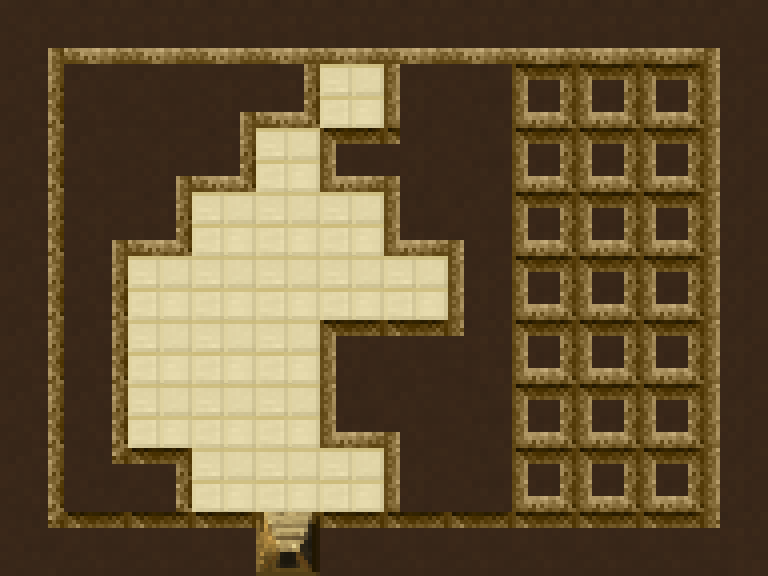

A level layout from a 2D game, rendered from its tile map. Below: a short description, then the map file with tile-grid data replaced by summaries:
An orthogonal 12x9 tile map with 64x64 px tiles, 2 tile layers (Layout, Objects).

<map version="1.0" orientation="orthogonal" renderorder="left-up" width="12" height="9" tilewidth="64" tileheight="64">
 <tileset firstgid="1" name="tiles" tilewidth="64" tileheight="64">
  <image source="tiles.png" trans="ff00ff" width="512" height="512" />
  <terraintypes>
   <terrain name="New Terrain" tile="-1" />
  </terraintypes>
  <tile id="0">
   <properties>
    <property name="collisionGroup" value="1" />
   </properties>
  </tile>
  <tile id="1">
   <properties>
    <property name="collisionGroup" value="1" />
   </properties>
  </tile>
  <tile id="2">
   <properties>
    <property name="collisionGroup" value="1" />
   </properties>
  </tile>
  <tile id="3">
   <properties>
    <property name="collisionGroup" value="1" />
   </properties>
  </tile>
  <tile id="4">
   <properties>
    <property name="collisionGroup" value="1" />
   </properties>
  </tile>
  <tile id="5">
   <properties>
    <property name="collisionGroup" value="1" />
   </properties>
  </tile>
  <tile id="6">
   <properties>
    <property name="collisionGroup" value="1" />
   </properties>
  </tile>
  <tile id="7">
   <properties>
    <property name="collisionGroup" value="1" />
   </properties>
  </tile>
  <tile id="8">
   <properties>
    <property name="collisionGroup" value="1" />
   </properties>
  </tile>
  <tile id="9">
   <properties>
    <property name="collisionGroup" value="1" />
   </properties>
  </tile>
  <tile id="10">
   <properties>
    <property name="collisionGroup" value="1" />
   </properties>
  </tile>
  <tile id="11">
   <properties>
    <property name="collisionGroup" value="1" />
   </properties>
  </tile>
  <tile id="12">
   <properties>
    <property name="collisionGroup" value="1" />
   </properties>
  </tile>
  <tile id="13">
   <properties>
    <property name="collisionGroup" value="1" />
   </properties>
  </tile>
  <tile id="14">
   <properties>
    <property name="collisionGroup" value="1" />
   </properties>
  </tile>
  <tile id="15">
   <properties>
    <property name="collisionGroup" value="1" />
   </properties>
  </tile>
  <tile id="16">
   <properties>
    <property name="collisionGroup" value="1" />
   </properties>
  </tile>
  <tile id="17">
   <properties>
    <property name="collisionGroup" value="1" />
   </properties>
  </tile>
  <tile id="18">
   <properties>
    <property name="collisionGroup" value="1" />
   </properties>
  </tile>
  <tile id="19">
   <properties>
    <property name="collisionGroup" value="1" />
   </properties>
  </tile>
  <tile id="20">
   <properties>
    <property name="collisionGroup" value="1" />
   </properties>
  </tile>
  <tile id="21">
   <properties>
    <property name="collisionGroup" value="1" />
   </properties>
  </tile>
  <tile id="22">
   <properties>
    <property name="collisionGroup" value="1" />
   </properties>
  </tile>
  <tile id="23">
   <properties>
    <property name="collisionGroup" value="1" />
   </properties>
  </tile>
  <tile id="24">
   <properties>
    <property name="collisionGroup" value="1" />
   </properties>
  </tile>
  <tile id="25">
   <properties>
    <property name="collisionGroup" value="1" />
   </properties>
  </tile>
  <tile id="26">
   <properties>
    <property name="collisionGroup" value="1" />
   </properties>
  </tile>
  <tile id="27">
   <properties>
    <property name="collisionGroup" value="1" />
   </properties>
  </tile>
  <tile id="28">
   <properties>
    <property name="collisionGroup" value="1" />
   </properties>
  </tile>
  <tile id="29">
   <properties>
    <property name="collisionGroup" value="1" />
   </properties>
  </tile>
  <tile id="30">
   <properties>
    <property name="collisionGroup" value="1" />
   </properties>
  </tile>
  <tile id="31">
   <properties>
    <property name="collisionGroup" value="1" />
   </properties>
  </tile>
  <tile id="32">
   <properties>
    <property name="collisionGroup" value="1" />
   </properties>
  </tile>
  <tile id="33">
   <properties>
    <property name="collisionGroup" value="1" />
   </properties>
  </tile>
  <tile id="34">
   <properties>
    <property name="collisionGroup" value="1" />
   </properties>
  </tile>
  <tile id="35">
   <properties>
    <property name="collisionGroup" value="1" />
   </properties>
  </tile>
  <tile id="36">
   <properties>
    <property name="collisionGroup" value="0" />
   </properties>
  </tile>
  <tile id="40">
   <properties>
    <property name="collisionGroup" value="1" />
   </properties>
  </tile>
  <tile id="41">
   <properties>
    <property name="collisionGroup" value="1" />
   </properties>
  </tile>
  <tile id="42">
   <properties>
    <property name="collisionGroup" value="1" />
   </properties>
  </tile>
  <tile id="43">
   <properties>
    <property name="collisionGroup" value="1" />
   </properties>
  </tile>
  <tile id="44">
   <properties>
    <property name="collisionGroup" value="2" />
    <property name="type" value="Exit" />
   </properties>
  </tile>
  <tile id="45">
   <properties>
    <property name="direction" value="L" />
    <property name="type" value="Bow" />
   </properties>
  </tile>
  <tile id="46">
   <properties>
    <property name="direction" value="R" />
    <property name="type" value="Bow" />
   </properties>
  </tile>
  <tile id="47">
   <properties>
    <property name="direction" value="U" />
    <property name="type" value="Bow" />
   </properties>
  </tile>
  <tile id="48">
   <properties>
    <property name="collisionGroup" value="1" />
   </properties>
  </tile>
  <tile id="49">
   <properties>
    <property name="collisionGroup" value="1" />
   </properties>
  </tile>
  <tile id="50">
   <properties>
    <property name="collisionGroup" value="1" />
   </properties>
  </tile>
  <tile id="51">
   <properties>
    <property name="collisionGroup" value="1" />
   </properties>
  </tile>
  <tile id="52">
   <properties>
    <property name="collisionGroup" value="2" />
    <property name="type" value="Exit" />
   </properties>
  </tile>
  <tile id="53">
   <properties>
    <property name="collisionGroup" value="2" />
    <property name="type" value="Exit" />
   </properties>
  </tile>
  <tile id="54">
   <properties>
    <property name="collisionGroup" value="2" />
    <property name="type" value="Exit" />
   </properties>
  </tile>
  <tile id="55">
   <properties>
    <property name="direction" value="B" />
    <property name="type" value="Bow" />
   </properties>
  </tile>
  <tile id="56">
   <properties>
    <property name="collisionGroup" value="1" />
   </properties>
  </tile>
  <tile id="57">
   <properties>
    <property name="collisionGroup" value="1" />
   </properties>
  </tile>
  <tile id="60">
   <properties>
    <property name="type" value="Hero" />
   </properties>
  </tile>
  <tile id="61">
   <properties>
    <property name="type" value="Rock" />
   </properties>
  </tile>
  <tile id="62">
   <properties>
    <property name="type" value="Block" />
   </properties>
  </tile>
  <tile id="63">
   <properties>
    <property name="type" value="Techcard" />
   </properties>
  </tile>
 </tileset>
 <layer name="Layout" width="12" height="9">
  <data>[108 cells, 108 non-empty, 19 distinct tile ids]</data>
 </layer>
 <layer name="Objects" width="12" height="9">
  <data>[108 cells, 0 non-empty, 0 distinct tile ids]</data>
 </layer>
</map>
